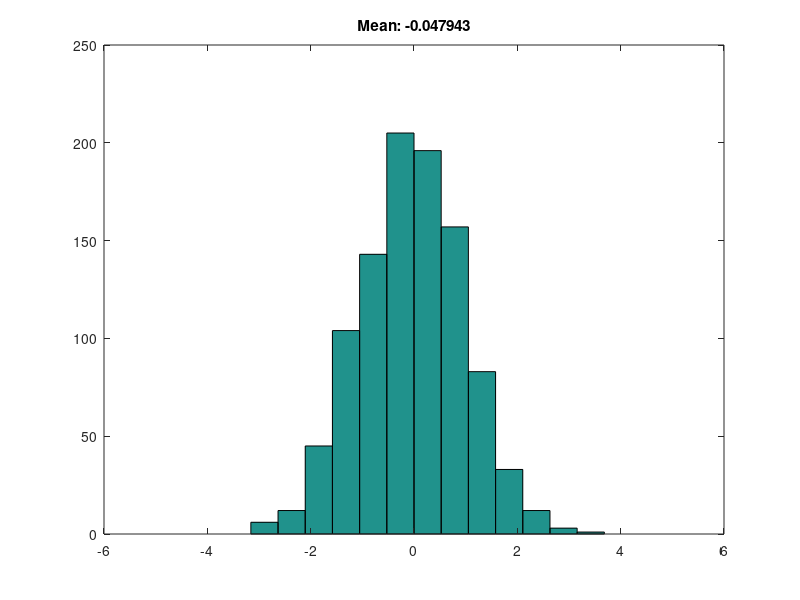
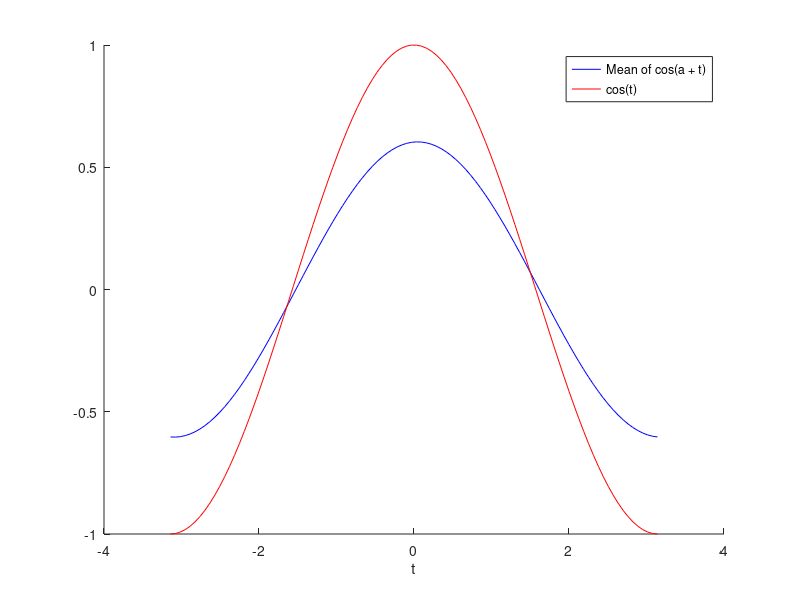

MATLAB code to generate these figures, in order:
% Test mean of cos(a + t) where a is Gaussian noise and t is constant

sample_size = 1000;
num_bins = 20;
bin_centers = linspace(-5,5,num_bins);

% Produce a
a = normrnd(0, 1, sample_size, 1);
a_mean = mean(a);
hist(a, bin_centers);
title(['Mean: ', num2str(a_mean)]);

t_datapoints = 100;
t = linspace(-pi, pi, t_datapoints)';
num_trials = length(t);

means = zeros(num_trials, 1);
f = @(a, t) cos(a + t);

for i = 1:num_trials
    
    t_in = t(i)*ones(sample_size, 1);
    d = f(a, t_in);
    means(i) = mean(d);
    
end

figure;
hold on;
plot(t, means, 'b-');
plot(t, f(zeros(t_datapoints,1), t), 'r-');
legend('Mean of cos(a + t)', 'cos(t)', 'location', 'best');
xlabel('t');
